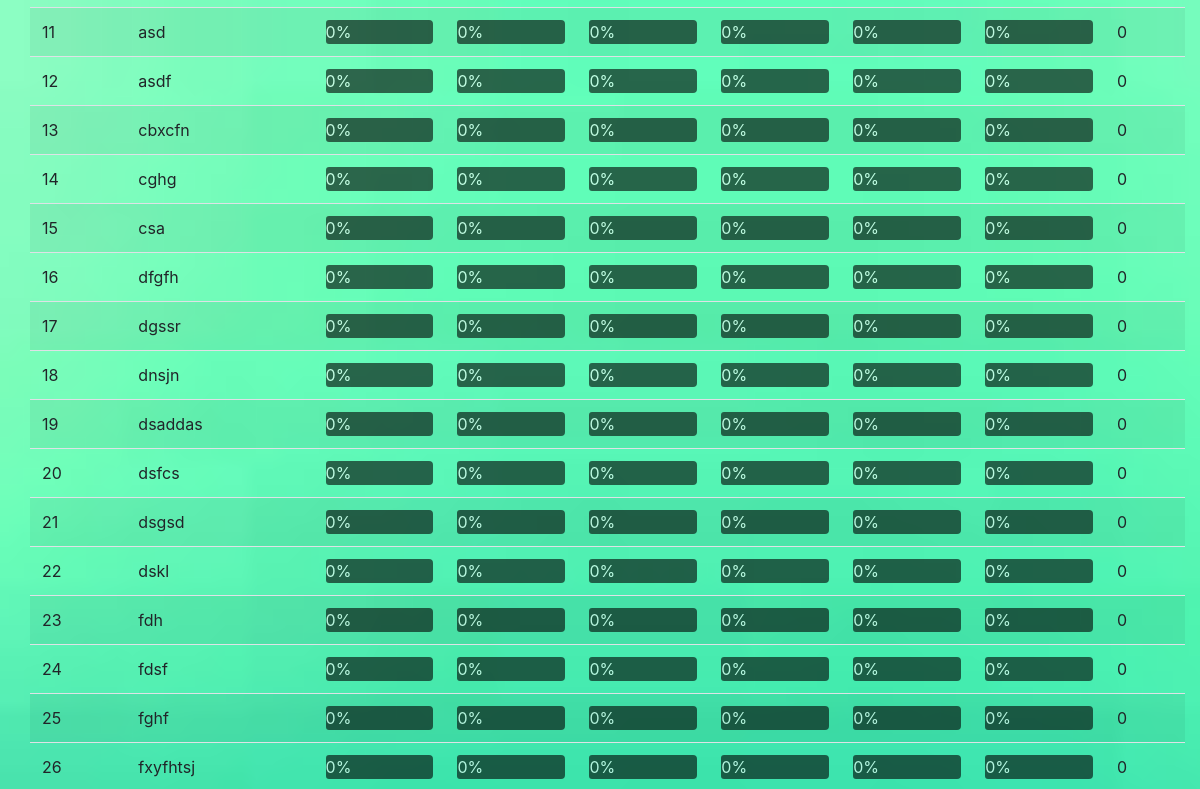
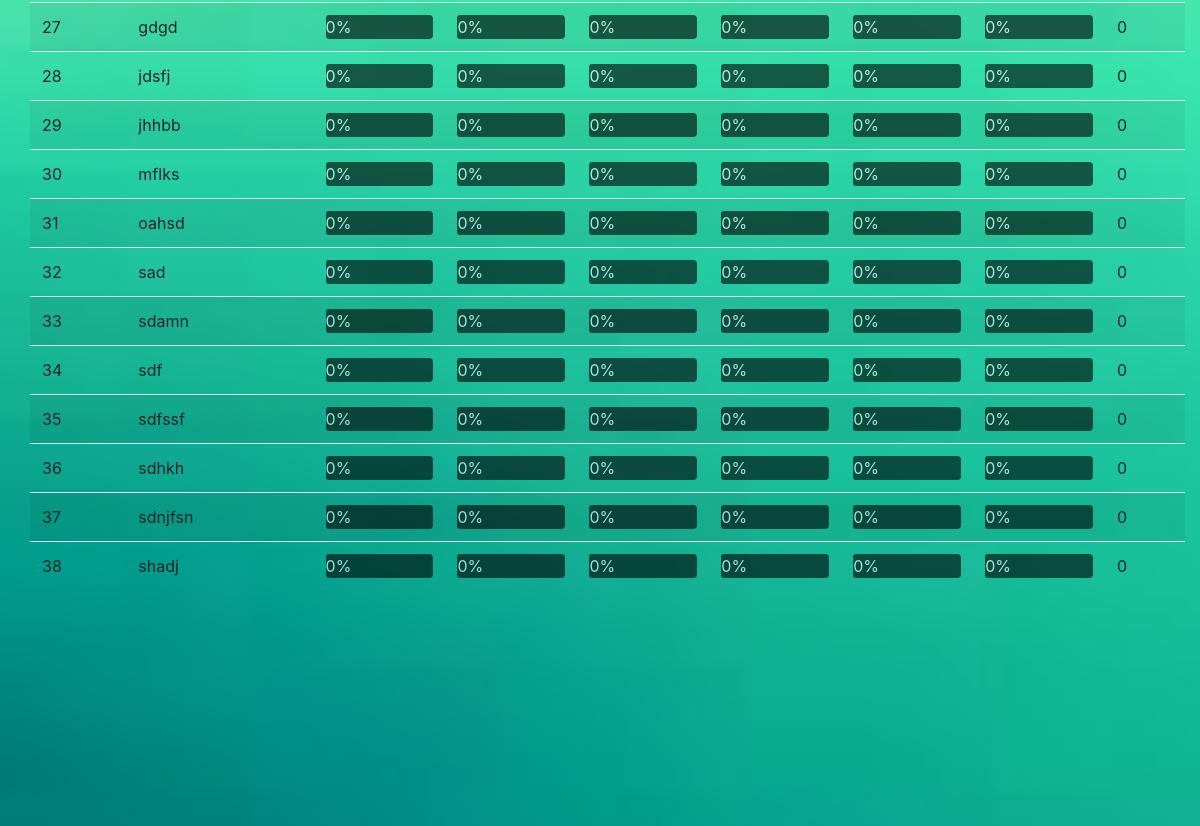
The page /leaderboard (middle part) on the database as committed earlier (2 pictures, top to bottom).
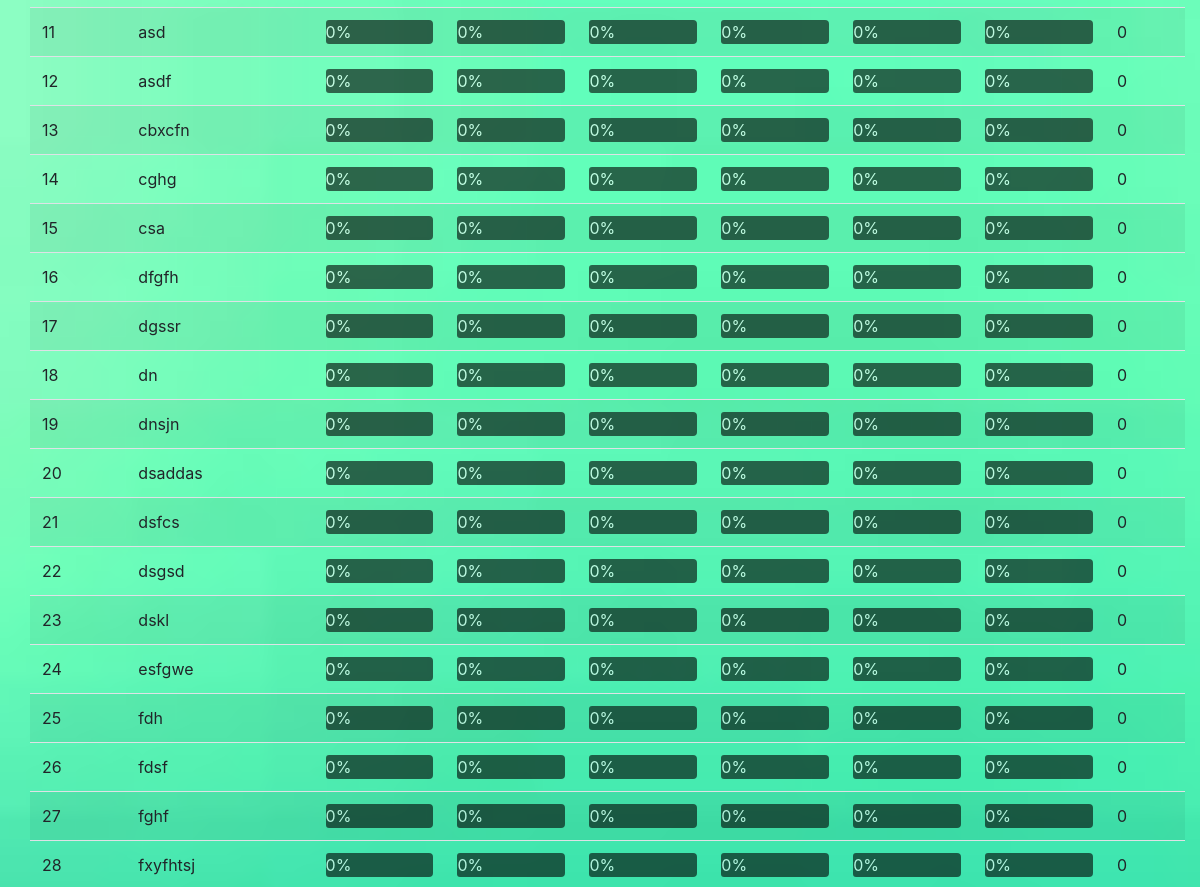
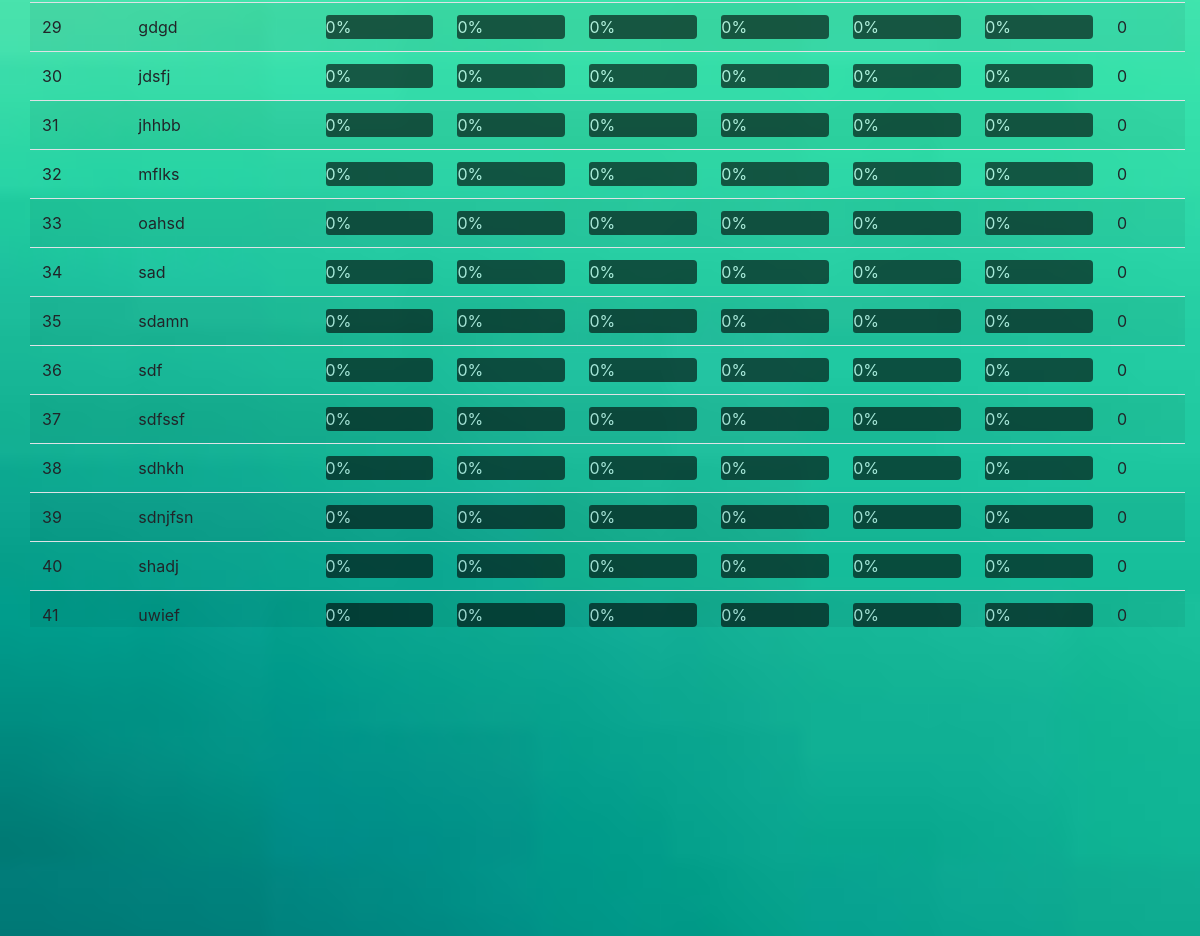
The same page on the database as committed later (2 pictures, top to bottom).
### NCC/models.py (models this page shows, shortened)
class Player(models.Model):
    p1name = models.CharField(max_length=120)
    p2name = models.CharField(max_length=120)
    p1email = models.EmailField(max_length=100)
    p2email = models.EmailField(max_length=100)
    pid = models.OneToOneField(User, on_delete=models.CASCADE)
    p1mno = models.CharField(max_length=10)
    p2mno = models.CharField(max_length=10)
    time = models.IntegerField(default=0)
    score = models.IntegerField(default=0)
    level = models.IntegerField(default=0)
    q1_score = models.IntegerField(default=0)
    q2_score = models.IntegerField(default=0)
    q3_score = models.IntegerField(default=0)
    q4_score = models.IntegerField(default=0)
    q5_score = models.IntegerField(default=0)
    q6_score = models.IntegerField(default=0)
    subtime = models.IntegerField(default=0)
    rank = models.IntegerField(default=0)
    gender1 = models.IntegerField(default=0)
    gender2 = models.IntegerField(default=0)

### NCC/views.py (the view)
# urls.py: url(r'^leaderboard', views.leaderboard),
def leaderboard(request):
    count = Player.objects.all().count()
    p = Player.objects.all().order_by('-score', 'time', 'p1name')
    context = {
        'p': p,
        'count': count
    }
    return render(request, 'leaderboard.html', context)

### NCC/templates/leaderboard.html (shortened to what this page needs)
<!DOCTYPE html>
<html lang="en">
<head>
    <link href="static/css/bootstrap.min.css" rel="stylesheet">
	  <link href="static/font-awesome/css/font-awesome.min.css" rel="stylesheet" >
	<link rel="stylesheet" href="static/codingPage.css">
</head>
<body>
    <div class="container-fluid pt-5 " >
        <table class="table table-responsive table-striped container-fluid" style="height:70vh;">
            <tbody>
            {% for l in p %}
				<tr>
                    <td>{{forloop.counter}}</td>
                    <td>{{l.p1name}}</td>
                    <td><div class=" play ">
                        <div class="perc" style="width:{{l.q1_score}}% ; ">{{l.q1_score}}%</div></div></td>
                    <td><div class=" play ">
                        <div class="perc" style="width: {{l.q2_score}}%;">{{l.q2_score}}%</div></div></td>
                    <td><div class="play ">
                        <div class="perc" style="width: {{l.q3_score}}%;">{{l.q3_score}}%</div></div></td>
                    <td><div class=" play ">
                        <div class="perc" style="width: {{l.q4_score}}%; ">{{l.q4_score}}%</div></div></td>
                    <td><div class=" play ">
                        <div class="perc" style="width: {{l.q5_score}}%;">{{l.q5_score}}%</div></div></td>
                    <td><div class=" play ">
                        <div class="perc" style="width: {{l.q6_score}}%; ">{{l.q6_score}}%</div></div></td>
                    <td>{{l.score}}</td>
                </tr>
                {% endfor %}
            </tbody>
        </table>
    </div>
</body>
</html>

### NCC/static/codingPage.css (style rules this page uses)
body { background: url("bg7.jpg") no-repeat fixed ; height: 100%; width:100%; background-size:cover; l }

Rows that differ between the two databases and show on the page:
added Player: p1name "dn", q1_score "0", q2_score "0", q3_score "0", q4_score "0", q5_score "0", q6_score "0", score "0"
added Player: p1name "esfgwe", q1_score "0", q2_score "0", q3_score "0", q4_score "0", q5_score "0", q6_score "0", score "0"
added Player: p1name "uwief", q1_score "0", q2_score "0", q3_score "0", q4_score "0", q5_score "0", q6_score "0", score "0"
